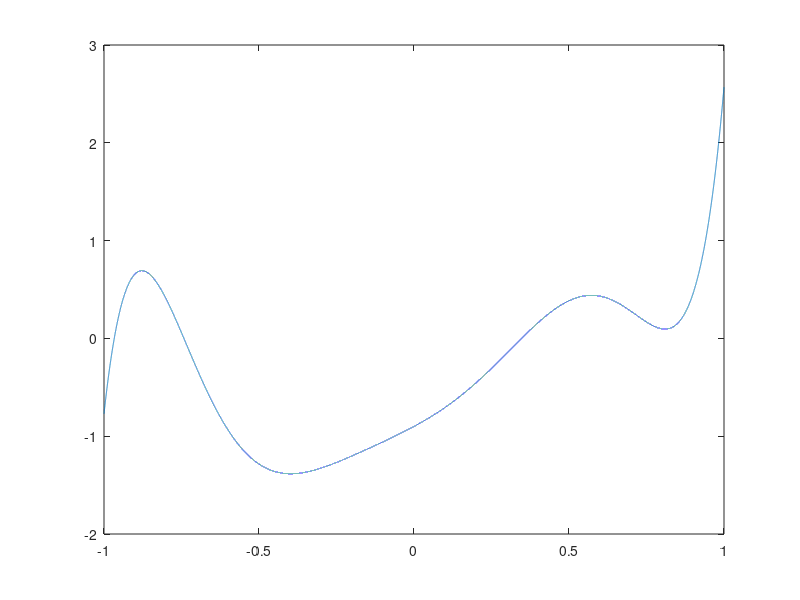
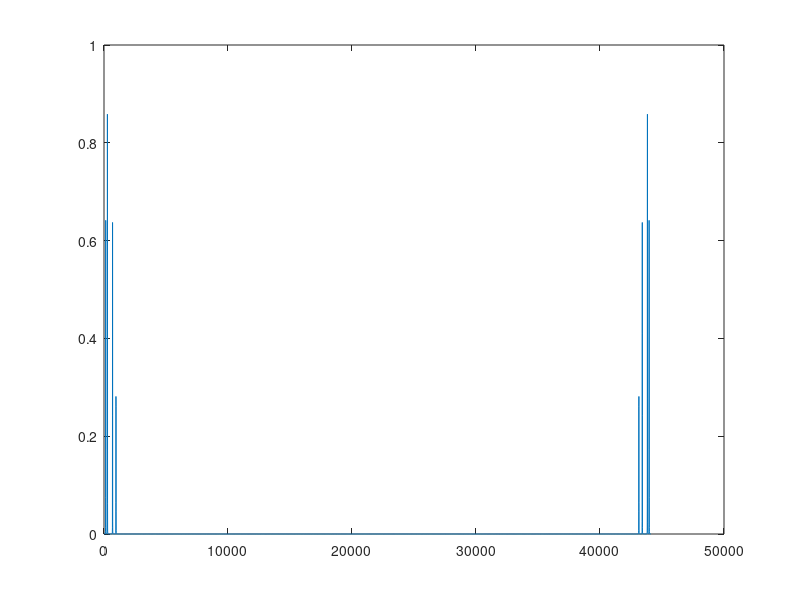

Here is the MATLAB script that generated these plots, in order:

%%%%%%%%%%%%%%%%%%%%%%%%%%%%%%%%%%%%%%%%%% test sine
fc=44100;
sinc=1/fc;
dur=0.5;
t=[0:sinc:dur-sinc];
freq=138;
%amp=0.99;
% 65536 = tabsize
amp=1-2/65536;
y=amp*cos(2*pi*freq*t);
%%%%%%%%%%%%%%%%%%%%%%%%%%%%%%%%%%%%%%%%%%

%%%%%%%%%%%%%%%%%%%%%%%%%%%%%%%%%%%%%%%%%% chebishev tab
tabsize=65536;
step=2/tabsize;
x=[-1:step:1-step];

T1=x;
T2=2*(x.^2)-1;
T5=16*(x.^5)-20*(x.^3)+5*x;
T7=64*(x.^7)-112*(x.^5)+56*(x.^3)-7*x;

Ttot=0.7*T1+0.9*T2+0.65*T5+0.32*T7;

scale_fact=max(abs(Ttot));

%Ttotnorm = Ttot/scale_fact;
% not normalized
Ttotnorm = Ttot;
%%%%%%%%%%%%%%%%%%%%%%%%%%%%%%%%%%%%%%%%%%

figure(1);
plot(x,Ttotnorm);

%%%%%%%%%%%%%%%%%%%%%%%%%%%%%%%%%%%%%%%%%% chebishev tab normalize and read

halftab=tabsize/2;
y2=round(halftab*y+halftab+1);

% legge la tabella prendendo l'indice da ycond
out=Ttotnorm(y2);   

%%%%%%%%%%%%%%%%%%%%%%%%%%%%%%%%%%%%%%%%%%


%%%%%%%%%%%%%%%%%%%%%%%%%%%%%%%%%%%%%%%%%% FFT
winsize=8192;
binsize=fc/winsize;
F=[0:binsize:fc-binsize];
h=hanning(winsize)';
outfft=fft(out(1:winsize).*h,winsize);
%%%%%%%%%%%%%%%%%%%%%%%%%%%%%%%%%%%%%%%%%%

figure(2);
%plot(F,2*abs(outfft)/winsize);
plot(F,4*abs(outfft)/winsize);

